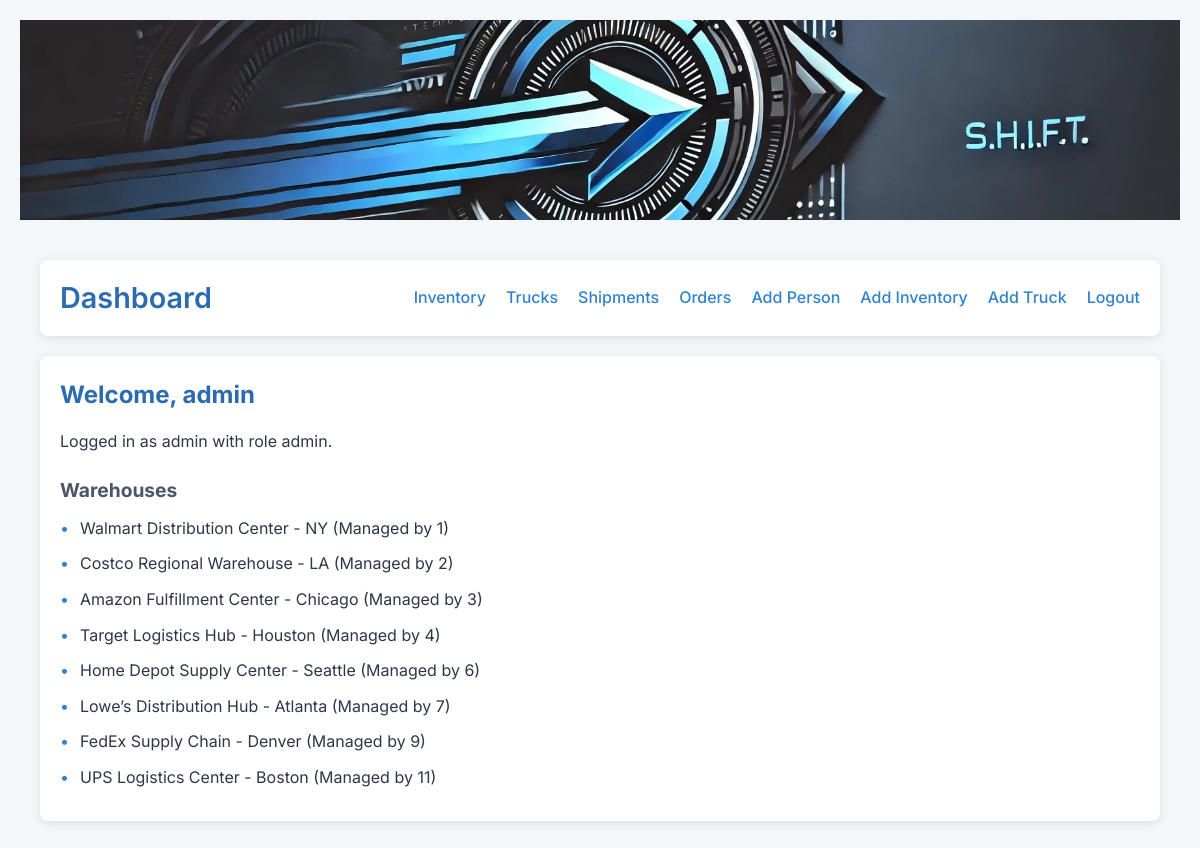
The page /dashboard (signed in) on the database its author committed.
### tables this page shows
CREATE TABLE Users (
    UserID INTEGER PRIMARY KEY AUTOINCREMENT,
    Username TEXT UNIQUE NOT NULL,
    Password TEXT NOT NULL,  -- Now stores plain text passwords
    Role TEXT NOT NULL CHECK(Role IN ('admin', 'user')) DEFAULT 'user'  -- Role for access control
);

CREATE TABLE Warehouse (
    WarehouseID INTEGER PRIMARY KEY AUTOINCREMENT,
    Name TEXT,
    EmployeeID INTEGER,
    AddressID INTEGER,
    FOREIGN KEY (EmployeeID) REFERENCES Employee(EmployeeID),
    FOREIGN KEY (AddressID) REFERENCES Address(AddressID)
);

### MVP_App/app.py (the view)
@app.route('/dashboard')
@login_required
def dashboard():
    conn = get_db_connection()
    warehouses = conn.execute('SELECT * FROM Warehouse').fetchall()
    conn.close()
    return render_template('dashboard.html', warehouses=warehouses, user=current_user)

### MVP_App/app.py (called while the page is built)
@login_manager.user_loader
def load_user(user_id):
    conn = get_db_connection()
    user = conn.execute('SELECT UserID, Username, Role FROM Users WHERE UserID = ?', (user_id,)).fetchone()
    conn.close()
    if user:
        return User(user['UserID'], user['Username'], user['Role'])
    return None

def get_db_connection():
    try:
        conn = sqlite3.connect(DB_NAME)
        conn.row_factory = sqlite3.Row
        return conn
    except sqlite3.Error as e:
        app.logger.error(f"Database connection error: {e}")
        abort(500, description="Database connection failed")

### MVP_App/templates/dashboard.html (shortened to what this page needs)
<!DOCTYPE html>
<html>
<head>
    <link rel="stylesheet" href="{{ url_for('static', filename='styles.css') }}">
</head>
<body>
    <header class="header-bg">
        <img src="{{ url_for('static', filename='shiftheaderlogo.jpeg') }}" alt="Shift Header Background" class="header-image">
    </header>
    <div class="container">
        <nav class="navbar">
            <div class="navbar-brand">
                <h1>Dashboard</h1>
            </div>
            <ul class="nav-links">
                <li><a href="{{ url_for('inventory') }}">Inventory</a></li>
                <li><a href="{{ url_for('trucks') }}">Trucks</a></li>
                <li><a href="{{ url_for('shipments') }}">Shipments</a></li>
                <li><a href="{{ url_for('orders') }}">Orders</a></li>
                {% if user.role == 'admin' %}
                    <li><a href="{{ url_for('add_person') }}">Add Person</a></li>
                    <li><a href="{{ url_for('add_inventory') }}">Add Inventory</a></li>
                    <li><a href="{{ url_for('add_truck') }}">Add Truck</a></li>
                {% endif %}
                <li><a href="{{ url_for('logout') }}">Logout</a></li>
            </ul>
        </nav>
        <div class="content">
            <h2>Welcome, {{ user.username }} </h2>
            <p>Logged in as {{ user.username }} with role {{ user.role }}.</p>
            {% if warehouses %}
                <h3>Warehouses</h3>
                <ul class="warehouse-list">
                    {% for warehouse in warehouses %}
                        <li>{{ warehouse.Name }} (Managed by {{ warehouse.EmployeeID }})</li>
                    {% endfor %}
                </ul>
            {% else %}
                <p class="no-data">No warehouses found.</p>
            {% endif %}
        </div>
    </div>
</body>
</html>

### MVP_App/static/styles.css (style rules this page uses)
* { margin: 0; padding: 0; box-sizing: border-box; }
body { font-family: 'Inter', Arial, sans-serif; background-color: #f4f7fa; color: #2d3748; line-height: 1.6; padding: 20px; }
.header-bg { position: relative; width: 100%; height: 200px; overflow: hidden; margin-bottom: 20px; }
.header-image { width: 100%; height: 100%; object-fit: cover; }
.container { max-width: 1200px; margin: 0 auto; padding: 20px; }
.navbar { display: flex; justify-content: space-between; align-items: center; background: #ffffff; padding: 15px 20px; border-radius: 8px; box-shadow: 0 2px 10px rgba(0, 0, 0, 0.1); margin-bottom: 20px; position: relative; z-index: 1; }
.navbar-brand { display: flex; align-items: center; flex-grow: 1; }
.navbar h1 { color: #2b6cb0; font-size: 1.8rem; font-weight: 600; }
.nav-links { list-style: none; display: flex; gap: 20px; }
.nav-links li a { text-decoration: none; color: #3182ce; font-weight: 500; transition: color 0.3s ease; }
.content { background: #ffffff; padding: 20px; border-radius: 8px; box-shadow: 0 2px 10px rgba(0, 0, 0, 0.1); }
.content h2 { color: #2b6cb0; font-size: 1.5rem; margin-bottom: 15px; }
.content h3 { color: #4a5568; font-size: 1.2rem; margin: 20px 0 10px; }
.content p { margin-bottom: 15px; }
.warehouse-list { list-style: none; padding-left: 20px; }
.warehouse-list li { margin-bottom: 10px; position: relative; }
.warehouse-list li:before { content: "•"; color: #3182ce; position: absolute; left: -20px; }

### rows shown on the page
Users: username "admin", role "admin"
Warehouse: Name "Walmart Distribution Center - NY", EmployeeID "1"
Warehouse: Name "Costco Regional Warehouse - LA", EmployeeID "2"
Warehouse: Name "Amazon Fulfillment Center - Chicago", EmployeeID "3"
Warehouse: Name "Target Logistics Hub - Houston", EmployeeID "4"
Warehouse: Name "Home Depot Supply Center - Seattle", EmployeeID "6"
Warehouse: Name "Lowe’s Distribution Hub - Atlanta", EmployeeID "7"
Warehouse: Name "FedEx Supply Chain - Denver", EmployeeID "9"
Warehouse: Name "UPS Logistics Center - Boston", EmployeeID "11"
